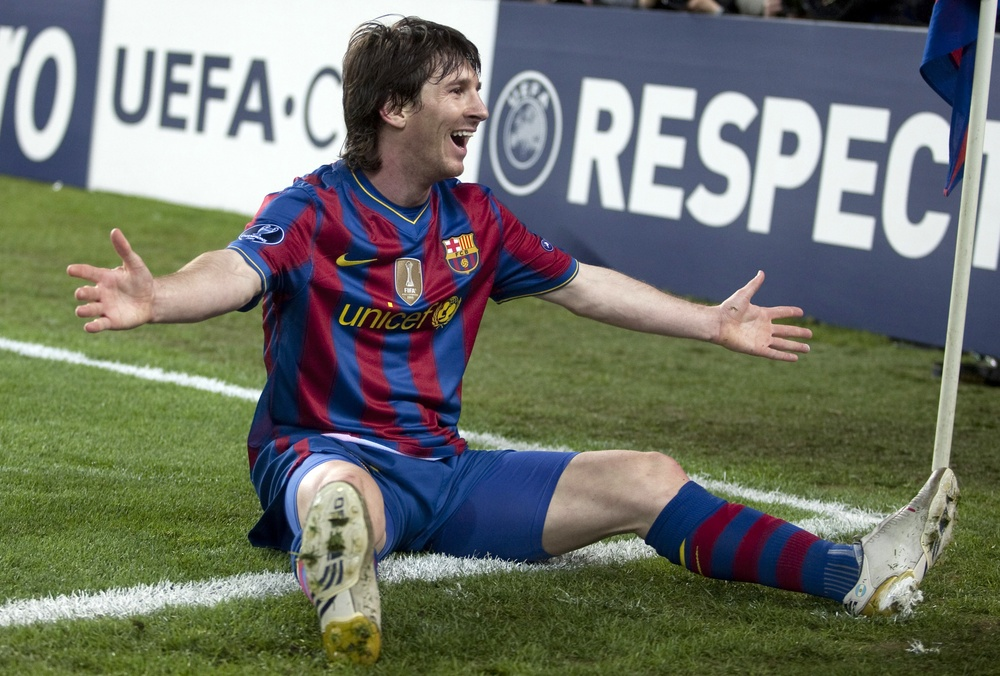
#> input picture imgs/messi.jpg, 1000 x 676 px, shrunk from 3106 x 2100 before the run, found by its file name
$ python rgb_to_grayscale.py
#> lines starting #> are read from the running program, lines starting #| are printed output that depends on the picture
import matplotlib.pyplot as plt
from skimage.color import rgb2gray
from skimage import io

img = io.imread(r"C:\Users\rozas\Documents\Projects\ScikitImageAlgorithmsTesting\imgs\messi.jpg")
#> img is the input picture: shape (676, 1000, 3); mean R, G, B 111.4, 115.7, 105.8
grayscale = rgb2gray(img)
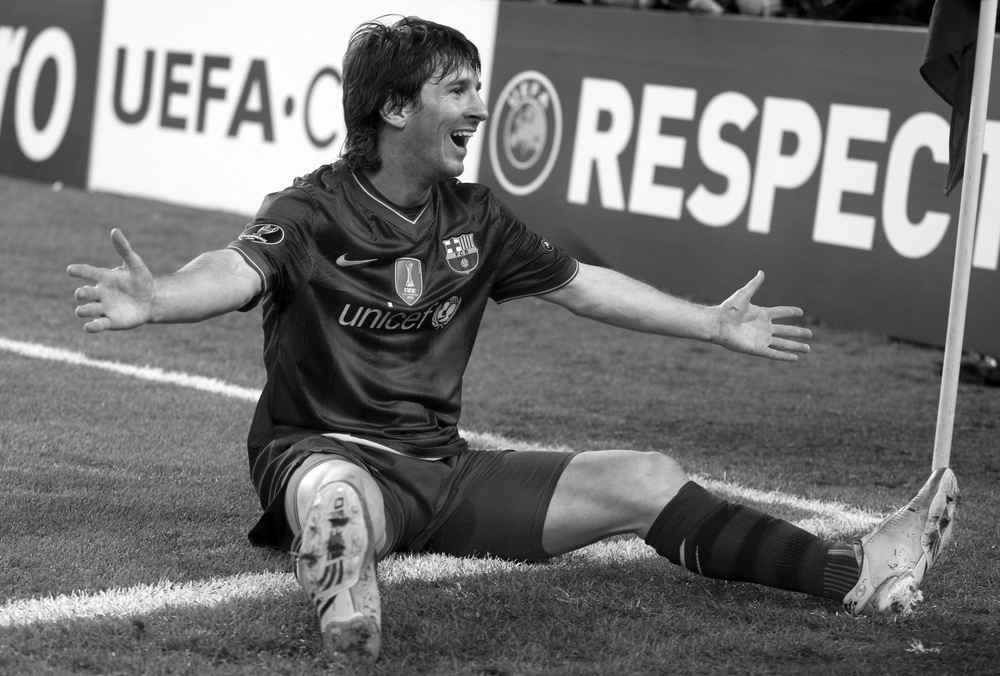
#> grayscale: shape (676, 1000) float64; min 0, max 1, mean 0.447

fig, axes = plt.subplots(1, 2, figsize=(8, 4))
ax = axes.ravel()

ax[0].imshow(img)
ax[0].set_title("Original")
ax[1].imshow(grayscale, cmap=plt.cm.gray)
ax[1].set_title("Grayscale")

fig.tight_layout()
plt.show()
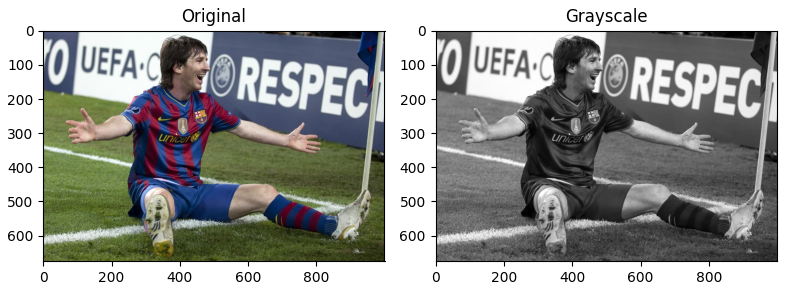
#> figure drawn by matplotlib, 2 panels
